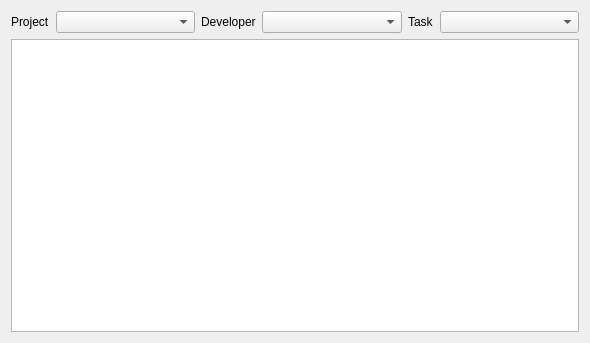
<?xml version="1.0" encoding="UTF-8"?>
<ui version="4.0">
 <class>activitiesForm</class>
 <widget class="QWidget" name="activitiesForm">
  <property name="geometry">
   <rect>
    <x>0</x>
    <y>0</y>
    <width>590</width>
    <height>343</height>
   </rect>
  </property>
  <property name="windowTitle">
   <string>Form</string>
  </property>
  <layout class="QGridLayout" name="gridLayout">
   <item row="0" column="0">
    <widget class="QLabel" name="label">
     <property name="sizePolicy">
      <sizepolicy hsizetype="Fixed" vsizetype="Fixed">
       <horstretch>0</horstretch>
       <verstretch>0</verstretch>
      </sizepolicy>
     </property>
     <property name="text">
      <string>Project</string>
     </property>
    </widget>
   </item>
   <item row="0" column="1">
    <widget class="QComboBox" name="projectSelect"/>
   </item>
   <item row="0" column="2">
    <widget class="QLabel" name="label_2">
     <property name="sizePolicy">
      <sizepolicy hsizetype="Fixed" vsizetype="Fixed">
       <horstretch>0</horstretch>
       <verstretch>0</verstretch>
      </sizepolicy>
     </property>
     <property name="text">
      <string>Developer</string>
     </property>
    </widget>
   </item>
   <item row="0" column="3">
    <widget class="QComboBox" name="developerSelect"/>
   </item>
   <item row="0" column="4">
    <widget class="QLabel" name="label_3">
     <property name="sizePolicy">
      <sizepolicy hsizetype="Fixed" vsizetype="Fixed">
       <horstretch>0</horstretch>
       <verstretch>0</verstretch>
      </sizepolicy>
     </property>
     <property name="text">
      <string>Task</string>
     </property>
    </widget>
   </item>
   <item row="0" column="5">
    <widget class="QComboBox" name="taskSelect"/>
   </item>
   <item row="1" column="0" colspan="6">
    <widget class="QTableWidget" name="activitiesTable"/>
   </item>
  </layout>
 </widget>
 <resources/>
 <connections/>
</ui>
